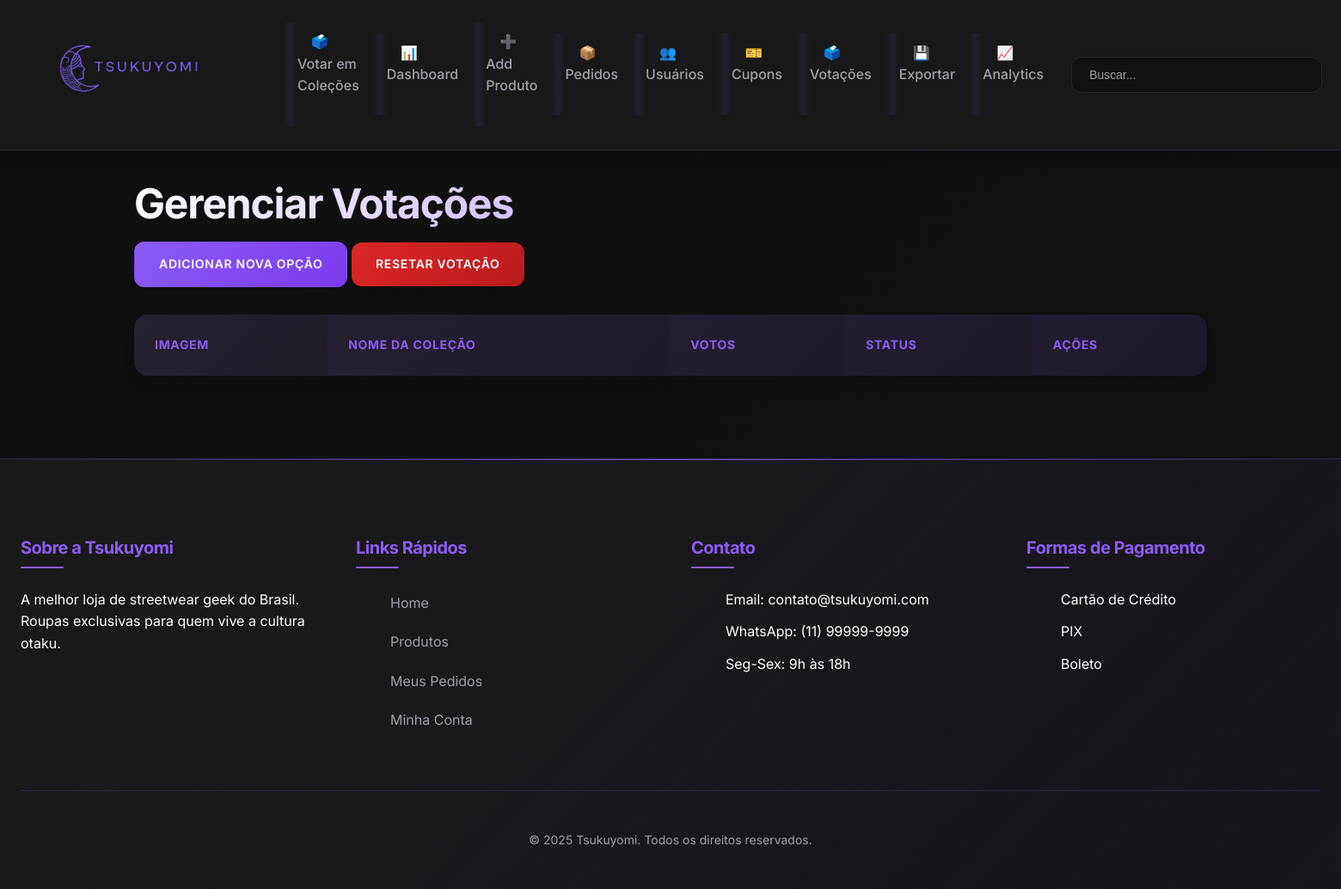
Before: /public/index.php?action=admin_votes (signed in) with the older database file.
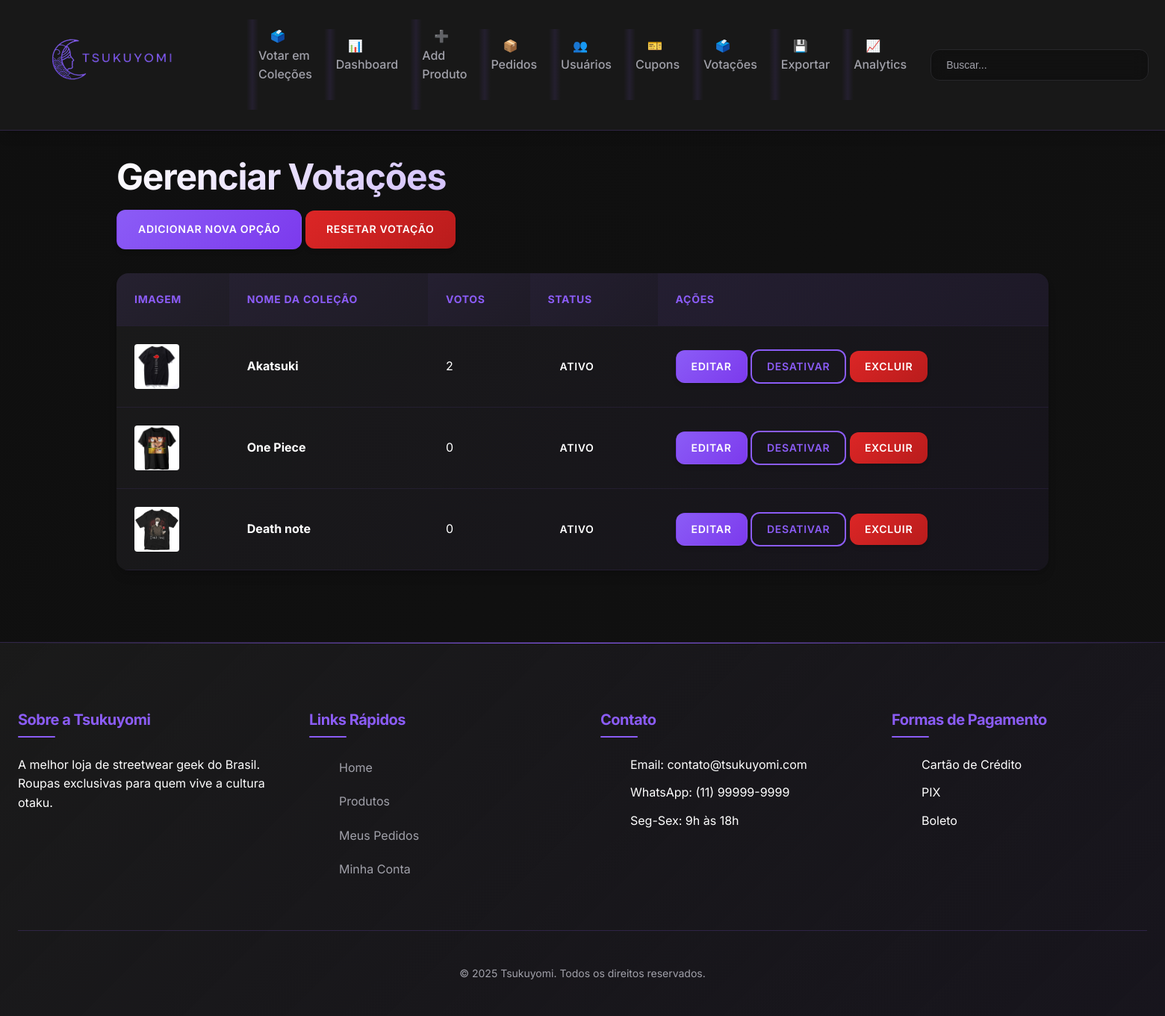
After: the same page with the newer database file.
### tables this page shows
CREATE TABLE `collection_votes` (
  `id` int(11) NOT NULL,
  `name` varchar(255) NOT NULL,
  `image_url` varchar(255) NOT NULL,
  `votes` int(11) DEFAULT 0,
  `is_active` tinyint(1) DEFAULT 1
);

### controllers/VoteController.php (called while the page is built, shortened)
<?php
require_once '../factories/ModelFactory.php';
class VoteController {
    private $voteFactory;
    public function __construct() {
        $factoryManager = FactoryManager::getInstance();
        $this->voteFactory = $factoryManager->getFactory('vote');
    }
    public function adminIndex() {
        $vote = $this->voteFactory->createModel();
        $stmt = $vote->getAllVoteOptions();
        $vote_options = $stmt->fetchAll(PDO::FETCH_ASSOC);
        include '../views/votes/admin_index.php';
    }
}
?>

### factories/ModelFactory.php (called while the page is built, shortened)
<?php
require_once __DIR__ . '/../config/database.php';
require_once __DIR__ . '/../models/Vote.php';
abstract class ModelFactory {
    public function __construct() {
        $database = new Database();
        $this->db = $database->getConnection();
    }
}
class VoteFactory extends ModelFactory {
    public function createModel() {
        return new Vote($this->db);
    }
}
class FactoryManager {
    private static $instance = null;
    private $factories = [];
    public static function getInstance() {
        if (self::$instance === null) {
            self::$instance = new self();
        }
        return self::$instance;
    }
    public function registerFactory($name, ModelFactory $factory) {
        $this->factories[$name] = $factory;
    }
    public function getFactory($name) {
        return $this->factories[$name];
    }
}
?>

### config/database.php (called while the page is built, shortened)
<?php
class Database {
    private $host = "localhost";
    private $db_name = "tsukuyomi_store";
    private $username = "root";
    private $password = "";
    public function getConnection() {
        $this->conn = null;
        try {
            $this->conn = new PDO("mysql:host=" . $this->host . ";dbname=" . $this->db_name,
                                  $this->username, $this->password);
            $this->conn->exec("set names utf8");
            $this->conn->setAttribute(PDO::ATTR_ERRMODE, PDO::ERRMODE_EXCEPTION);
        } catch(PDOException $exception) {
            echo "Connection error: " . $exception->getMessage();
        }
        return $this->conn;
    }
}
?>

### models/Vote.php (called while the page is built, shortened)
<?php
class Vote {
    private $conn;
    private $votes_table = "collection_votes";
    public function __construct($db) {
        $this->conn = $db;
    }
    public function getAllVoteOptions() {
        $query = "SELECT * FROM " . $this->votes_table . " ORDER BY votes DESC";
        $stmt = $this->conn->prepare($query);
        $stmt->execute();
        return $stmt;
    }
}
?>

### views/votes/admin_index.php (the view, shortened to what this page needs)
<?php include '../views/layout/header.php'; ?>
<div class="admin-container">
    <div class="admin-header">
        <h1>Gerenciar Votações</h1>
        <div>
            <a href="index.php?action=create_vote" class="btn btn-primary">Adicionar Nova Opção</a>
            <a href="index.php?action=reset_votes" class="btn btn-danger" onclick="return confirm('ATENÇÃO: Isso irá zerar TODOS os votos e limpar o registro de quem votou. Deseja continuar?')">Resetar Votação</a>
        </div>
    </div>
    <div class="table-container">
        <table class="data-table">
            <thead>
                <tr>
                    <th>Imagem</th>
                    <th>Nome da Coleção</th>
                    <th>Votos</th>
                    <th>Status</th>
                    <th>Ações</th>
                </tr>
            </thead>
            <tbody>
                <?php foreach($vote_options as $option): ?>
                    <tr>
                        <td>
                            <img src="images/products/<?php echo htmlspecialchars($option['image_url']); ?>"
                                 alt="<?php echo htmlspecialchars($option['name']); ?>"
                                 class="vote-admin-thumbnail">
                        </td>
                        <td><strong><?php echo htmlspecialchars($option['name']); ?></strong></td>
                        <td><?php echo $option['votes']; ?></td>
                        <td>
                            <?php if($option['is_active']): ?>
                                <span class="badge badge-success">Ativo</span>
                            <?php else: ?>
                                <span class="badge badge-secondary">Inativo</span>
                            <?php endif; ?>
                        </td>
                        <td>
                            <a href="index.php?action=edit_vote&id=<?php echo $option['id']; ?>" class="btn btn-sm btn-primary">Editar</a>
                            <a href="index.php?action=toggle_vote_status&id=<?php echo $option['id']; ?>" class="btn btn-sm btn-secondary">
                                <?php echo $option['is_active'] ? 'Desativar' : 'Ativar'; ?>
                            </a>
                            <a href="index.php?action=delete_vote&id=<?php echo $option['id']; ?>" class="btn btn-sm btn-danger" onclick="return confirm('Tem certeza que deseja excluir esta opção?')">Excluir</a>
                        </td>
                    </tr>
                <?php endforeach; ?>
            </tbody>
        </table>
    </div>
</div>
<?php include '../views/layout/footer.php'; ?>

### public/index.php (shortened to what this page needs)
<?php
require_once '../controllers/VoteController.php';
$action = isset($_GET['action']) ? $_GET['action'] : 'home';
switch($action) {
    case 'admin_votes':
        $controller = new VoteController();
        $controller->adminIndex();
        break;
}
?>

### views/layout/header.php (shortened to what this page needs)
<!DOCTYPE html>
<html lang="pt-BR">
<head>
    <link rel="stylesheet" href="css/style.css">
</head>
<body>
    <header>
        <nav>
            <div class="container nav-container">
                <a href="/tsukuyomi/public/index.php" class="logo" style="width: 300px; height: 100px;">
                    <img src="../public/images/logo2.0.png"
                         alt="Tsukuyomi Logo"
                         style="width: 250px; height: 250px; margin-top: -3em;"
                         loading="eager">
                </a>
                <ul class="nav-links">
                    <li><a href="index.php?action=vote">🗳️Votar em Coleções</a></li>
                    <?php if(isset($_SESSION['user_type']) && $_SESSION['user_type'] == 'admin'): ?>
                        <li><a href="index.php?action=sales_dashboard">📊 Dashboard</a></li>
                        <li><a href="index.php?action=create_product">➕ Add Produto</a></li>
                        <li><a href="index.php?action=all_orders">📦 Pedidos</a></li>
                        <li><a href="index.php?action=users">👥 Usuários</a></li>
                        <li><a href="index.php?action=coupons">🎫 Cupons</a></li>
                        <li><a href="index.php?action=admin_votes">🗳️ Votações</a></li> <li><a href="index.php?action=export">💾 Exportar</a></li>
                        <li><a href="index.php?action=sales_analytics">📈 Analytics</a></li>
                    <?php endif; ?>
                </ul>
                <div class="nav-actions">
                    <form class="search-form" method="GET" action="/tsukuyomi/public/index.php">
                        <input type="text" name="q" placeholder="Buscar..." class="search-input">
                    </form>
                </div>
            </div>
        </nav>
    </header>
</body>
</html>

### views/layout/footer.php (shortened to what this page needs)
    <footer>
        <div class="container">
            <div class="footer-content">
                <div class="footer-section">
                    <h4>Sobre a Tsukuyomi</h4>
                    <p>A melhor loja de streetwear geek do Brasil. Roupas exclusivas para quem vive a cultura otaku.</p>
                </div>
                <div class="footer-section">
                    <h4>Links Rápidos</h4>
                    <ul>
                        <li><a href="<?php echo isset($config) && function_exists('url') ? url() : 'index.php'; ?>">Home</a></li>
                        <li><a href="<?php echo isset($config) && function_exists('url') ? url('products') : 'index.php?action=products'; ?>">Produtos</a></li>
                        <li><a href="<?php echo isset($config) && function_exists('url') ? url('orders') : 'index.php?action=orders'; ?>">Meus Pedidos</a></li>
                        <li><a href="<?php echo isset($config) && function_exists('url') ? url('profile') : 'index.php?action=profile'; ?>">Minha Conta</a></li>
                    </ul>
                </div>
                <div class="footer-section">
                    <h4>Contato</h4>
                    <ul>
                        <li>Email: contato@tsukuyomi.com</li>
                        <li>WhatsApp: (11) 99999-9999</li>
                        <li>Seg-Sex: 9h às 18h</li>
                    </ul>
                </div>
                <div class="footer-section">
                    <h4>Formas de Pagamento</h4>
                    <ul>
                        <li>Cartão de Crédito</li>
                        <li>PIX</li>
                        <li>Boleto</li>
                    </ul>
                </div>
            </div>
            <div class="footer-bottom">
                <p>&copy; 2025 Tsukuyomi. Todos os direitos reservados.</p>
            </div>
        </div>
    </footer>
</body>
</html>

### views/votes/admin_index.php (style rules this page uses)
.admin-container { max-width: 80%; margin-left: auto; margin-right: auto; }
.vote-admin-thumbnail { width: 60px; height: 60px; object-fit: cover; border-radius: 4px; vertical-align: middle; }

Changed rows visible on the page:
added collection_votes: image_url (picture), name "Akatsuki", votes "2", is_active "ATIVO"
added collection_votes: image_url (picture), name "One Piece", votes "0", is_active "ATIVO"
added collection_votes: image_url (picture), name "Death note", votes "0", is_active "ATIVO"
